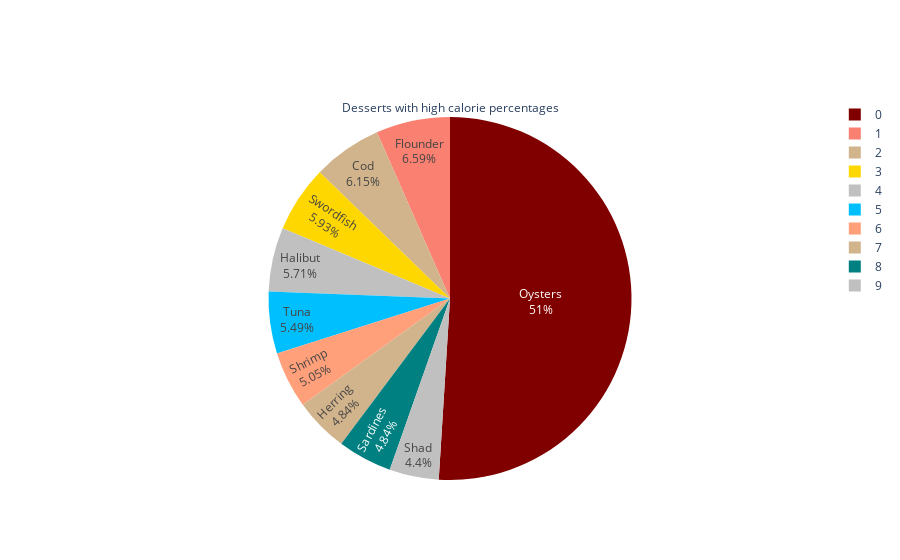

This figure's notebook cell:
### Markdown cell above
ANALYZING SEAFOOD AND FOULTRY FOOD

### Code cell
meat= nutrients[nutrients['Category'].isin(['Fish Seafood','Meat Poultry'])]
meats_top=drinks.sort_values(by='Protein', ascending= False)
meats_top=meats_top.head(10)

fig = go.Figure(go.Pie(values=meats_top['Protein'].values, text=meats_top['Food'],
                              title = { "text": "Desserts with high calorie percentages"},
               marker = {"colors": ["maroon", "salmon", "tan", "gold", "silver","deepskyblue", "lightsalmon", "tan", "teal", "silver"],
                "line": {"color": ["wheat", "wheat", "blue", "wheat", "wheat","wheat", "wheat", "blue", "wheat", "wheat"]}}))
fig.show()
#meat

### Figure 1 — Plotly figure (JSON) as saved in the notebook; plotly's stock layout.template omitted (floating-point values rounded to 4 significant figures)
{"data": [{"marker": {"colors": ["maroon", "salmon", "tan", "gold", "silver", "deepskyblue", "lightsalmon", "tan", "teal", "silver"], "line": {"color": ["wheat", "wheat", "blue", "wheat", "wheat", "wheat", "wheat", "blue", "wheat", "wheat"]}}, "text": ["Oysters", "Flounder", "Cod", "Swordfish", "Halibut", "Tuna", "Shrimp", "Herring", "Sardines", "Shad"], "title": {"text": "Desserts with high calorie percentages"}, "type": "pie", "values": [232, 30, 28, 27, 26, 25, 23, 22, 22, 20]}], "layout": {}}
